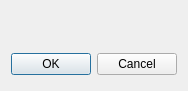
<?xml version="1.0" encoding="UTF-8"?>
<ui version="4.0">
 <class>AboutDialog</class>
 <widget class="QDialog" name="AboutDialog">
  <property name="geometry">
   <rect>
    <x>0</x>
    <y>0</y>
    <width>182</width>
    <height>88</height>
   </rect>
  </property>
  <property name="windowTitle">
   <string>About</string>
  </property>
  <layout class="QVBoxLayout" name="verticalLayout">
   <item>
    <widget class="QWidget" name="widget" native="true">
     <layout class="QHBoxLayout" name="horizontalLayout">
      <property name="spacing">
       <number>6</number>
      </property>
      <property name="leftMargin">
       <number>9</number>
      </property>
      <property name="topMargin">
       <number>9</number>
      </property>
      <property name="rightMargin">
       <number>9</number>
      </property>
      <property name="bottomMargin">
       <number>9</number>
      </property>
      <item>
       <widget class="QLabel" name="icon"/>
      </item>
      <item>
       <widget class="QLabel" name="label">
        <property name="openExternalLinks">
         <bool>true</bool>
        </property>
        <property name="textInteractionFlags">
         <set>Qt::LinksAccessibleByKeyboard|Qt::LinksAccessibleByMouse</set>
        </property>
       </widget>
      </item>
     </layout>
    </widget>
   </item>
   <item>
    <layout class="QHBoxLayout">
     <property name="spacing">
      <number>6</number>
     </property>
     <property name="leftMargin">
      <number>0</number>
     </property>
     <property name="topMargin">
      <number>0</number>
     </property>
     <property name="rightMargin">
      <number>0</number>
     </property>
     <property name="bottomMargin">
      <number>0</number>
     </property>
     <item>
      <spacer>
       <property name="orientation">
        <enum>Qt::Horizontal</enum>
       </property>
       <property name="sizeHint" stdset="0">
        <size>
         <width>131</width>
         <height>31</height>
        </size>
       </property>
      </spacer>
     </item>
     <item>
      <widget class="QPushButton" name="okButton">
       <property name="text">
        <string>OK</string>
       </property>
      </widget>
     </item>
     <item>
      <widget class="QPushButton" name="cancelButton">
       <property name="text">
        <string>Cancel</string>
       </property>
      </widget>
     </item>
    </layout>
   </item>
  </layout>
 </widget>
 <resources/>
 <connections>
  <connection>
   <sender>okButton</sender>
   <signal>clicked()</signal>
   <receiver>AboutDialog</receiver>
   <slot>accept()</slot>
   <hints>
    <hint type="sourcelabel">
     <x>278</x>
     <y>253</y>
    </hint>
    <hint type="destinationlabel">
     <x>96</x>
     <y>254</y>
    </hint>
   </hints>
  </connection>
  <connection>
   <sender>cancelButton</sender>
   <signal>clicked()</signal>
   <receiver>AboutDialog</receiver>
   <slot>reject()</slot>
   <hints>
    <hint type="sourcelabel">
     <x>369</x>
     <y>253</y>
    </hint>
    <hint type="destinationlabel">
     <x>179</x>
     <y>282</y>
    </hint>
   </hints>
  </connection>
 </connections>
</ui>
